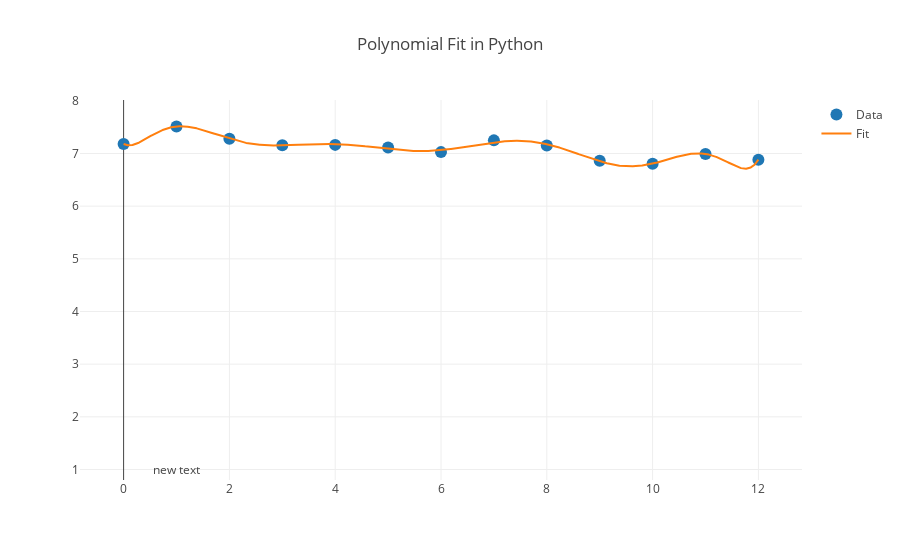

Here is the notebook cell this chart was saved with:
### Code cell
d1 = pd.read_excel("Data/World Happiness Report/WHR2019.xlsx", sheet_name='Table2.1')
US_Data =  pd.DataFrame(d1[(d1['Country name'] == "United States")])
US_Data_LL = list(US_Data['Life Ladder'])




x = np.array(tuple(range(0,13)))
y = np.array(US_Data_LL)
z = np.polyfit(x, y, 10)
f = np.poly1d(z)
x_new = np.linspace(0, 12, 3270)
y_new = f(x_new)

print("The interpolated y-values are:\n", y_new)
print("Total:", len(y_new), "datapoints generated for this specific diagram.")
trace1 = go.Scatter(
    x=x,
    y=y,
    mode='markers',
    name='Data',
    marker=dict(
        size=12))
trace2 = go.Scatter(
    x=x_new,
    y=y_new,
    mode='lines',
    name='Fit')
annotation = go.Annotation(
    x=1,
    y=1,
    showarrow=False)
layout = go.Layout(title='Polynomial Fit in Python',
                   annotations=[annotation])
data = [trace1, trace2]
fig = go.Figure(data=data, layout=layout)
iplot(fig)

### Figure 1 — Plotly figure (JSON) as saved in the notebook; plotly's stock layout.template omitted (floating-point values rounded to 4 significant figures; data arrays with more than 128 entries replaced by an {"elided": "..."} marker saying what was removed)
{"data": [{"marker": {"size": 12}, "mode": "markers", "name": "Data", "type": "scatter", "uid": "cfc0648a-3d8a-4cda-80ca-08dbd2b8db03", "x": [0, 1, 2, 3, 4, 5, 6, 7, 8, 9, 10, 11, 12], "y": [7.182, 7.513, 7.28, 7.158, 7.164, 7.115, 7.026, 7.249, 7.151, 6.864, 6.804, 6.992, 6.883]}, {"mode": "lines", "name": "Fit", "type": "scatter", "uid": "d0ad773d-68b6-42b6-ba12-51deb4267bd8", "x": {"elided": "3270 float values"}, "y": {"elided": "3270 float values"}}], "layout": {"annotations": [{"showarrow": false, "x": 1, "y": 1}], "title": {"text": "Polynomial Fit in Python"}}}
